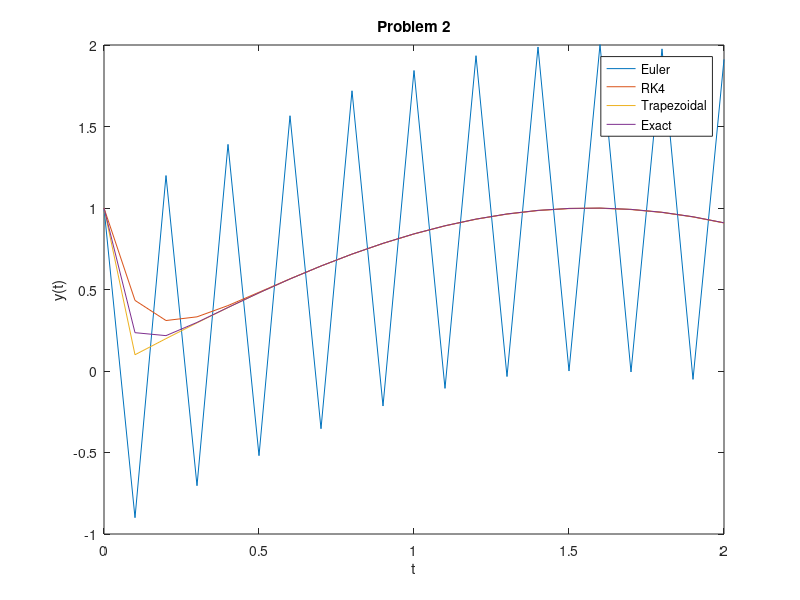

MATLAB code for this plot:
F  = @(t,y)-20*y + 20*sin(t) + cos(t);

tInitial    = 0.0;                      % Initial time
tFinal      = 2.0;                      % Final time
yInitial    = 1;                      % Initial value of y
h = 0.1;
N=(tFinal- tInitial)/h;

%Euler's
y = zeros(N+1,1);
t = zeros(N+1,1); 
t(1)  = tInitial;
y(1)  = yInitial;
for i = 1:N
    t(i+1) = t(i) + h;
    y(i+1) = y(i) + h*F(t(i),y(i));
end
plot(t, y, 'DisplayName','Euler')
hold on

%RK4
y = zeros(N+1,1);
t = zeros(N+1,1); 
t(1)  = tInitial;
y(1)  = yInitial;
for i = 1:N
    s1 = F(t(i), y(i));
    s2 = F(t(i)+h/2, y(i) + h/2*s1);
    s3 = F(t(i)+h/2, y(i) + h/2*s2);
    s4 = F(t(i)+h, y(i) + h*s3);
    t(i+1) = t(i) + h;
    y(i+1) = y(i) + h*(1/6*s1 + 1/3*s2 + 1/3*s3 + 1/6*s4);
end
plot(t, y, 'DisplayName','RK4')
hold on

%Trapezoidal
y = zeros(N+1,1);
t = zeros(N+1,1); 
t(1)  = tInitial;
y(1)  = yInitial;
for i = 1:N
    t(i+1) = t(i) + h;
    y(i+1) = 0.5*(sin(t(i))+0.05*cos(t(i))+sin(t(i+1))+0.05*cos(t(i+1)));
end
plot(t, y, 'DisplayName','Trapezoidal')
hold on

%Exact
y = zeros(N+1,1);
t = zeros(N+1,1); 
t(1)  = tInitial;
y(1)  = yInitial;
for i = 1:N
    t(i+1) = t(i) + h;
    y(i+1) = sin(t(i+1)) + exp(-20*t(i+1));
end
plot(t, y, 'DisplayName', 'Exact')
hold on

tPlotMin =     tInitial;
tPlotMax =     tFinal;
yPlotMin =     -1.0;
yPlotMax =     2.0;

axis([tPlotMin,tPlotMax,yPlotMin,yPlotMax]);
legend
title('Problem 2')
xlabel('t')
ylabel('y(t)')